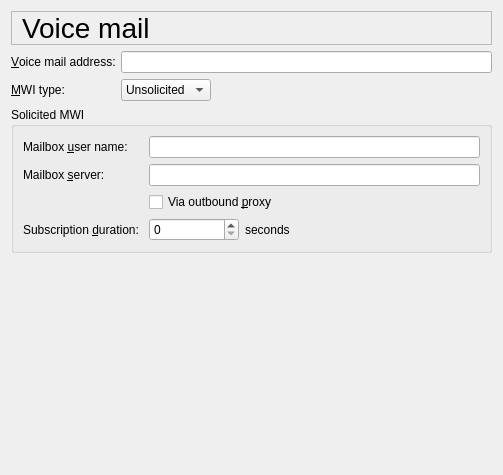
     <widget class="QWidget" name="pageVoiceMail">
      <layout class="QVBoxLayout">
       <item>
        <widget class="QLabel" name="voiceMailTextLabel">
         <property name="font">
          <font>
           <pointsize>21</pointsize>
          </font>
         </property>
         <property name="frameShape">
          <enum>QFrame::StyledPanel</enum>
         </property>
         <property name="text">
          <string>Voice mail</string>
         </property>
         <property name="wordWrap">
          <bool>false</bool>
         </property>
         <property name="indent">
          <number>10</number>
         </property>
        </widget>
       </item>
       <item>
        <layout class="QGridLayout">
         <item row="0" column="0">
          <widget class="QLabel" name="vmAddressTextLabel">
           <property name="text">
            <string>&amp;Voice mail address:</string>
           </property>
           <property name="wordWrap">
            <bool>false</bool>
           </property>
           <property name="buddy">
            <cstring>vmAddressLineEdit</cstring>
           </property>
          </widget>
         </item>
         <item row="0" column="1">
          <widget class="QLineEdit" name="vmAddressLineEdit">
           <property name="whatsThis">
            <string>The SIP address or telephone number to access your voice mail.</string>
           </property>
          </widget>
         </item>
         <item row="1" column="1">
          <layout class="QHBoxLayout">
           <item>
            <widget class="QComboBox" name="mwiTypeComboBox">
             <property name="whatsThis">
              <string>&lt;H2&gt;Message waiting indication type&lt;/H2&gt;
&lt;p&gt;
If your provider offers the message waiting indication service, then Twinkle can show you when new voice mail messages are waiting. Ask your provider which type of message waiting indication is offered.
&lt;/p&gt;
&lt;H3&gt;Unsolicited&lt;/H3&gt;
&lt;p&gt;
Asterisk provides unsolicited message waiting indication.
&lt;/p&gt;
&lt;H3&gt;Solicited&lt;/H3&gt;
&lt;p&gt;
Solicited message waiting indication as specified by RFC 3842.
&lt;/p&gt;</string>
             </property>
             <item>
              <property name="text">
               <string>Unsolicited</string>
              </property>
             </item>
             <item>
              <property name="text">
               <string>Solicited</string>
              </property>
             </item>
            </widget>
           </item>
           <item>
            <spacer>
             <property name="orientation">
              <enum>Qt::Horizontal</enum>
             </property>
             <property name="sizeType">
              <enum>QSizePolicy::Expanding</enum>
             </property>
             <property name="sizeHint" stdset="0">
              <size>
               <width>221</width>
               <height>20</height>
              </size>
             </property>
            </spacer>
           </item>
          </layout>
         </item>
         <item row="1" column="0">
          <widget class="QLabel" name="mwiTypeTextLabel">
           <property name="text">
            <string>&amp;MWI type:</string>
           </property>
           <property name="wordWrap">
            <bool>false</bool>
           </property>
           <property name="buddy">
            <cstring>mwiTypeComboBox</cstring>
           </property>
          </widget>
         </item>
        </layout>
       </item>
       <item>
        <widget class="QGroupBox" name="mwiSolicitedGroupBox">
         <property name="title">
          <string>Solicited MWI</string>
         </property>
         <layout class="QVBoxLayout">
          <item>
           <layout class="QGridLayout">
            <item row="2" column="0">
             <spacer>
              <property name="orientation">
               <enum>Qt::Horizontal</enum>
              </property>
              <property name="sizeType">
               <enum>QSizePolicy::Expanding</enum>
              </property>
              <property name="sizeHint" stdset="0">
               <size>
                <width>120</width>
                <height>20</height>
               </size>
              </property>
             </spacer>
            </item>
            <item row="3" column="0">
             <widget class="QLabel" name="mwiDurationTextLabel">
              <property name="text">
               <string>Subscription &amp;duration:</string>
              </property>
              <property name="wordWrap">
               <bool>false</bool>
              </property>
              <property name="buddy">
               <cstring>mwiDurationSpinBox</cstring>
              </property>
             </widget>
            </item>
            <item row="0" column="0">
             <widget class="QLabel" name="mwiUserTextLabel">
              <property name="text">
               <string>Mailbox &amp;user name:</string>
              </property>
              <property name="wordWrap">
               <bool>false</bool>
              </property>
              <property name="buddy">
               <cstring>mwiUserLineEdit</cstring>
              </property>
             </widget>
            </item>
            <item row="1" column="1">
             <widget class="QLineEdit" name="mwiServerLineEdit">
              <property name="whatsThis">
               <string>The hostname, domain name or IP address of your voice mailbox server.</string>
              </property>
             </widget>
            </item>
            <item row="3" column="1">
             <layout class="QHBoxLayout">
              <item>
               <widget class="QSpinBox" name="mwiDurationSpinBox">
                <property name="minimumSize">
                 <size>
                  <width>90</width>
                  <height>0</height>
                 </size>
                </property>
                <property name="whatsThis">
                 <string>For solicited MWI, an endpoint subscribes to the message status for a limited duration. Just before the duration expires, the endpoint should refresh the subscription.</string>
                </property>
                <property name="maximum">
                 <number>999999</number>
                </property>
                <property name="singleStep">
                 <number>100</number>
                </property>
               </widget>
              </item>
              <item>
               <widget class="QLabel" name="mwiSecondsTextLabel">
                <property name="text">
                 <string>seconds</string>
                </property>
                <property name="wordWrap">
                 <bool>false</bool>
                </property>
               </widget>
              </item>
              <item>
               <spacer>
                <property name="orientation">
                 <enum>Qt::Horizontal</enum>
                </property>
                <property name="sizeType">
                 <enum>QSizePolicy::Expanding</enum>
                </property>
                <property name="sizeHint" stdset="0">
                 <size>
                  <width>190</width>
                  <height>20</height>
                 </size>
                </property>
               </spacer>
              </item>
             </layout>
            </item>
            <item row="0" column="1">
             <widget class="QLineEdit" name="mwiUserLineEdit">
              <property name="whatsThis">
               <string>Your user name for accessing your voice mailbox.</string>
              </property>
             </widget>
            </item>
            <item row="1" column="0">
             <widget class="QLabel" name="mwiServerTextLabel">
              <property name="text">
               <string>Mailbox &amp;server:</string>
              </property>
              <property name="wordWrap">
               <bool>false</bool>
              </property>
              <property name="buddy">
               <cstring>mwiServerLineEdit</cstring>
              </property>
             </widget>
            </item>
            <item row="2" column="1">
             <widget class="QCheckBox" name="mwiViaProxyCheckBox">
              <property name="whatsThis">
               <string>Check this option if Twinkle should send SIP messages to the mailbox server via the outbound proxy.</string>
              </property>
              <property name="text">
               <string>Via outbound &amp;proxy</string>
              </property>
              <property name="shortcut">
               <string>Alt+P</string>
              </property>
             </widget>
            </item>
           </layout>
          </item>
         </layout>
        </widget>
       </item>
       <item>
        <spacer>
         <property name="orientation">
          <enum>Qt::Vertical</enum>
         </property>
         <property name="sizeType">
          <enum>QSizePolicy::Expanding</enum>
         </property>
         <property name="sizeHint" stdset="0">
          <size>
           <width>20</width>
           <height>211</height>
          </size>
         </property>
        </spacer>
       </item>
      </layout>
     </widget>
